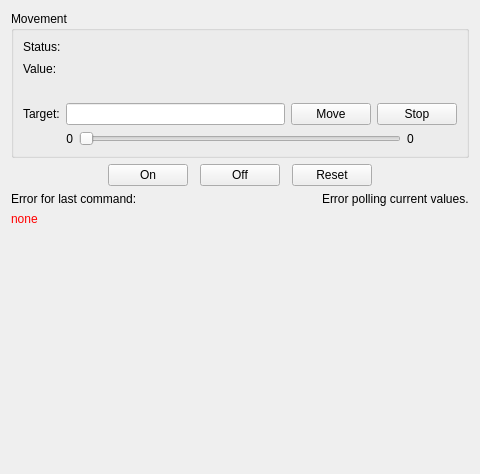
<?xml version="1.0" encoding="UTF-8"?>
<ui version="4.0">
 <class>Form</class>
 <widget class="QWidget" name="Form">
  <property name="geometry">
   <rect>
    <x>0</x>
    <y>0</y>
    <width>480</width>
    <height>474</height>
   </rect>
  </property>
  <property name="windowTitle">
   <string>Form</string>
  </property>
  <layout class="QVBoxLayout" name="verticalLayout_2">
   <item>
    <widget class="QGroupBox" name="groupBox">
     <property name="styleSheet">
      <string notr="true"/>
     </property>
     <property name="title">
      <string>Movement</string>
     </property>
     <layout class="QGridLayout" name="gridLayout_3">
      <item row="1" column="0">
       <widget class="QLabel" name="label_3">
        <property name="text">
         <string>Target:</string>
        </property>
       </widget>
      </item>
      <item row="1" column="1">
       <widget class="QLineEdit" name="targetBox">
        <property name="sizePolicy">
         <sizepolicy hsizetype="Expanding" vsizetype="Minimum">
          <horstretch>0</horstretch>
          <verstretch>0</verstretch>
         </sizepolicy>
        </property>
       </widget>
      </item>
      <item row="1" column="2">
       <widget class="QPushButton" name="moveBtn">
        <property name="text">
         <string>Move</string>
        </property>
        <property name="icon">
         <iconset resource="../../res/quango.qrc">
          <normaloff>:/tick-octagon.png</normaloff>:/tick-octagon.png</iconset>
        </property>
       </widget>
      </item>
      <item row="1" column="3">
       <widget class="QPushButton" name="stopBtn">
        <property name="text">
         <string>Stop</string>
        </property>
        <property name="icon">
         <iconset resource="../../res/quango.qrc">
          <normaloff>:/cross-octagon.png</normaloff>:/cross-octagon.png</iconset>
        </property>
       </widget>
      </item>
      <item row="0" column="0" colspan="4">
       <layout class="QGridLayout" name="gridLayout">
        <item row="1" column="0">
         <widget class="QLabel" name="label_5">
          <property name="text">
           <string>Value:</string>
          </property>
         </widget>
        </item>
        <item row="0" column="0">
         <widget class="QLabel" name="label_8">
          <property name="text">
           <string>Status:</string>
          </property>
         </widget>
        </item>
        <item row="1" column="1">
         <widget class="QLabel" name="valueLbl">
          <property name="font">
           <font>
            <family>Monospace</family>
            <pointsize>11</pointsize>
            <weight>75</weight>
            <bold>true</bold>
           </font>
          </property>
          <property name="styleSheet">
           <string notr="true">padding-left:5px; padding-right:5px;</string>
          </property>
          <property name="text">
           <string/>
          </property>
         </widget>
        </item>
        <item row="1" column="2">
         <spacer name="horizontalSpacer_3">
          <property name="orientation">
           <enum>Qt::Horizontal</enum>
          </property>
          <property name="sizeHint" stdset="0">
           <size>
            <width>0</width>
            <height>0</height>
           </size>
          </property>
         </spacer>
        </item>
        <item row="0" column="1" colspan="2">
         <widget class="SqueezedLabel" name="statusLbl">
          <property name="font">
           <font>
            <weight>75</weight>
            <bold>true</bold>
           </font>
          </property>
          <property name="autoFillBackground">
           <bool>false</bool>
          </property>
          <property name="styleSheet">
           <string notr="true">padding-left:5px; padding-right:5px;</string>
          </property>
          <property name="text">
           <string/>
          </property>
          <property name="margin">
           <number>0</number>
          </property>
         </widget>
        </item>
        <item row="2" column="1" colspan="2">
         <widget class="QLabel" name="baseValueLbl">
          <property name="font">
           <font>
            <family>Monospace</family>
           </font>
          </property>
          <property name="text">
           <string/>
          </property>
         </widget>
        </item>
       </layout>
      </item>
      <item row="2" column="0" colspan="4">
       <layout class="QHBoxLayout" name="horizontalLayout_3">
        <item>
         <widget class="QLabel" name="minLbl">
          <property name="minimumSize">
           <size>
            <width>50</width>
            <height>0</height>
           </size>
          </property>
          <property name="text">
           <string>0</string>
          </property>
          <property name="alignment">
           <set>Qt::AlignRight|Qt::AlignTrailing|Qt::AlignVCenter</set>
          </property>
         </widget>
        </item>
        <item>
         <widget class="QSlider" name="valueSlider">
          <property name="maximum">
           <number>1000</number>
          </property>
          <property name="orientation">
           <enum>Qt::Horizontal</enum>
          </property>
         </widget>
        </item>
        <item>
         <widget class="QLabel" name="maxLbl">
          <property name="minimumSize">
           <size>
            <width>50</width>
            <height>0</height>
           </size>
          </property>
          <property name="text">
           <string>0</string>
          </property>
         </widget>
        </item>
       </layout>
      </item>
     </layout>
    </widget>
   </item>
   <item>
    <layout class="QHBoxLayout" name="horizontalLayout_2">
     <property name="spacing">
      <number>12</number>
     </property>
     <item>
      <spacer name="horizontalSpacer_5">
       <property name="orientation">
        <enum>Qt::Horizontal</enum>
       </property>
       <property name="sizeHint" stdset="0">
        <size>
         <width>0</width>
         <height>0</height>
        </size>
       </property>
      </spacer>
     </item>
     <item>
      <widget class="QPushButton" name="onBtn">
       <property name="text">
        <string>On</string>
       </property>
       <property name="icon">
        <iconset resource="../../res/quango.qrc">
         <normaloff>:/ampel-g-small.png</normaloff>:/ampel-g-small.png</iconset>
       </property>
      </widget>
     </item>
     <item>
      <widget class="QPushButton" name="offBtn">
       <property name="text">
        <string>Off</string>
       </property>
       <property name="icon">
        <iconset resource="../../res/quango.qrc">
         <normaloff>:/ampel-r-small.png</normaloff>:/ampel-r-small.png</iconset>
       </property>
      </widget>
     </item>
     <item>
      <widget class="QPushButton" name="resetBtn">
       <property name="text">
        <string>Reset</string>
       </property>
       <property name="icon">
        <iconset resource="../../res/quango.qrc">
         <normaloff>:/arrow-circle-225-left.png</normaloff>:/arrow-circle-225-left.png</iconset>
       </property>
      </widget>
     </item>
     <item>
      <spacer name="horizontalSpacer_4">
       <property name="orientation">
        <enum>Qt::Horizontal</enum>
       </property>
       <property name="sizeHint" stdset="0">
        <size>
         <width>0</width>
         <height>0</height>
        </size>
       </property>
      </spacer>
     </item>
    </layout>
   </item>
   <item>
    <layout class="QHBoxLayout" name="horizontalLayout_4">
     <item>
      <layout class="QVBoxLayout" name="verticalLayout_3">
       <item>
        <widget class="QLabel" name="label_4">
         <property name="text">
          <string>Error for last command:</string>
         </property>
        </widget>
       </item>
       <item>
        <widget class="QLabel" name="errorLbl">
         <property name="sizePolicy">
          <sizepolicy hsizetype="Expanding" vsizetype="Expanding">
           <horstretch>0</horstretch>
           <verstretch>0</verstretch>
          </sizepolicy>
         </property>
         <property name="palette">
          <palette>
           <active>
            <colorrole role="WindowText">
             <brush brushstyle="SolidPattern">
              <color alpha="255">
               <red>255</red>
               <green>0</green>
               <blue>0</blue>
              </color>
             </brush>
            </colorrole>
           </active>
           <inactive>
            <colorrole role="WindowText">
             <brush brushstyle="SolidPattern">
              <color alpha="255">
               <red>255</red>
               <green>0</green>
               <blue>0</blue>
              </color>
             </brush>
            </colorrole>
           </inactive>
           <disabled>
            <colorrole role="WindowText">
             <brush brushstyle="SolidPattern">
              <color alpha="255">
               <red>49</red>
               <green>54</green>
               <blue>59</blue>
              </color>
             </brush>
            </colorrole>
           </disabled>
          </palette>
         </property>
         <property name="text">
          <string>none</string>
         </property>
         <property name="alignment">
          <set>Qt::AlignLeading|Qt::AlignLeft|Qt::AlignTop</set>
         </property>
        </widget>
       </item>
      </layout>
     </item>
     <item>
      <layout class="QVBoxLayout" name="verticalLayout">
       <item>
        <widget class="QWidget" name="pollErr" native="true">
         <layout class="QHBoxLayout" name="horizontalLayout_6">
          <property name="margin">
           <number>0</number>
          </property>
          <item>
           <widget class="QLabel" name="label_7">
            <property name="sizePolicy">
             <sizepolicy hsizetype="Fixed" vsizetype="Preferred">
              <horstretch>0</horstretch>
              <verstretch>0</verstretch>
             </sizepolicy>
            </property>
            <property name="text">
             <string/>
            </property>
            <property name="pixmap">
             <pixmap resource="../../res/quango.qrc">:/exclamation-frame.png</pixmap>
            </property>
            <property name="alignment">
             <set>Qt::AlignLeading|Qt::AlignLeft|Qt::AlignTop</set>
            </property>
           </widget>
          </item>
          <item>
           <widget class="QLabel" name="label_9">
            <property name="sizePolicy">
             <sizepolicy hsizetype="Fixed" vsizetype="Preferred">
              <horstretch>0</horstretch>
              <verstretch>0</verstretch>
             </sizepolicy>
            </property>
            <property name="text">
             <string>Error polling current values.</string>
            </property>
            <property name="alignment">
             <set>Qt::AlignLeading|Qt::AlignLeft|Qt::AlignTop</set>
            </property>
           </widget>
          </item>
         </layout>
        </widget>
       </item>
       <item>
        <spacer name="verticalSpacer">
         <property name="orientation">
          <enum>Qt::Vertical</enum>
         </property>
         <property name="sizeHint" stdset="0">
          <size>
           <width>0</width>
           <height>0</height>
          </size>
         </property>
        </spacer>
       </item>
      </layout>
     </item>
    </layout>
   </item>
  </layout>
 </widget>
 <customwidgets>
  <customwidget>
   <class>SqueezedLabel</class>
   <extends>QLabel</extends>
   <header>quango.mlzgui</header>
  </customwidget>
 </customwidgets>
 <tabstops>
  <tabstop>targetBox</tabstop>
  <tabstop>moveBtn</tabstop>
  <tabstop>stopBtn</tabstop>
  <tabstop>valueSlider</tabstop>
  <tabstop>onBtn</tabstop>
  <tabstop>offBtn</tabstop>
  <tabstop>resetBtn</tabstop>
 </tabstops>
 <resources>
  <include location="../../res/quango.qrc"/>
  <include location="../../res/quango.qrc"/>
 </resources>
 <connections/>
</ui>
